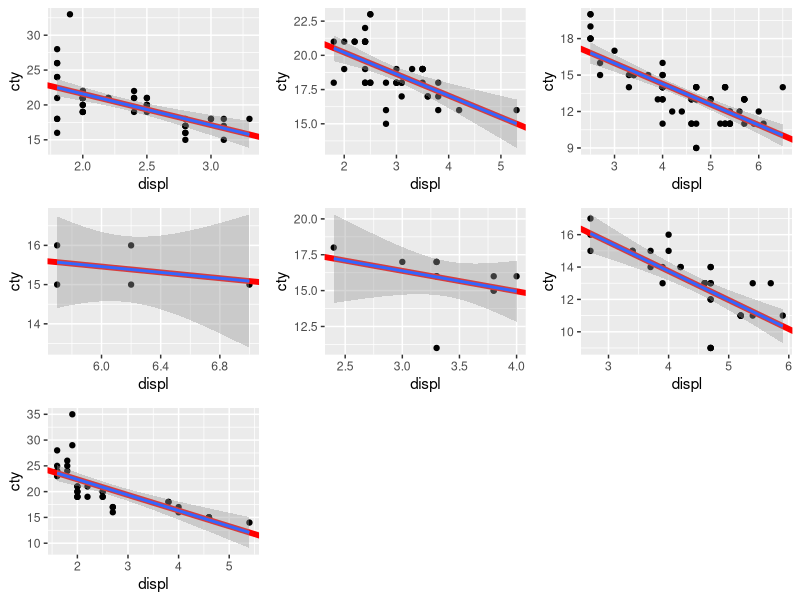

This figure's R source:
library(purrr)
library(ggplot2)
library(tidyr)
library(ggpubr)

# Evaluate a linear model for each class
n_mpg <- mpg %>%
          group_by(class) %>%
          nest()          %>%
          mutate(LM=map(data,~{lm(cty~displ,data=.)}))

# Taking in 2 vectors with map2: the data and the model
plots <- map2(n_mpg$data,n_mpg$LM,~{
  browser()
  ggplot(.x,aes(x=displ,y=cty))+geom_point()+
    geom_abline(intercept=coef(.y)[1],
                slope=coef(.y)[2],
                colour="red",
                size=2)+
    geom_smooth(method="lm")
})

ggarrange(plotlist=plots)



